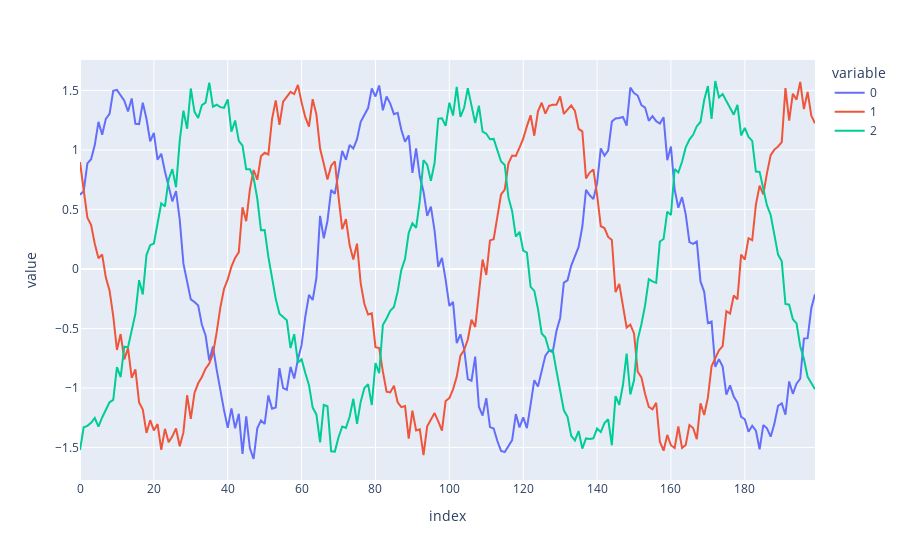

Here is the notebook cell this chart was saved with:
### Code cell
reverse = np.array([inv_coleman_transf(azi[i], 0, (np.random.normal(size=(2), loc=1, scale=0.1))) for i in range(200)])
px.line(reverse)

### Figure 1 — Plotly figure (JSON) as saved in the notebook; plotly's stock layout.template omitted (floating-point values rounded to 4 significant figures; data arrays with more than 128 entries replaced by an {"elided": "..."} marker saying what was removed)
{"data": [{"hovertemplate": "variable=0<br>index=%{x}<br>value=%{y}<extra></extra>", "legendgroup": "0", "line": {"color": "#636efa", "dash": "solid"}, "mode": "lines", "name": "0", "orientation": "v", "showlegend": true, "type": "scatter", "x": {"elided": "200 int values"}, "xaxis": "x", "y": {"elided": "200 float values"}, "yaxis": "y"}, {"hovertemplate": "variable=1<br>index=%{x}<br>value=%{y}<extra></extra>", "legendgroup": "1", "line": {"color": "#EF553B", "dash": "solid"}, "mode": "lines", "name": "1", "orientation": "v", "showlegend": true, "type": "scatter", "x": {"elided": "200 int values"}, "xaxis": "x", "y": {"elided": "200 float values"}, "yaxis": "y"}, {"hovertemplate": "variable=2<br>index=%{x}<br>value=%{y}<extra></extra>", "legendgroup": "2", "line": {"color": "#00cc96", "dash": "solid"}, "mode": "lines", "name": "2", "orientation": "v", "showlegend": true, "type": "scatter", "x": {"elided": "200 int values"}, "xaxis": "x", "y": {"elided": "200 float values"}, "yaxis": "y"}], "layout": {"legend": {"title": {"text": "variable"}, "tracegroupgap": 0}, "margin": {"t": 60}, "xaxis": {"anchor": "y", "domain": [0, 1], "title": {"text": "index"}}, "yaxis": {"anchor": "x", "domain": [0, 1], "title": {"text": "value"}}}}
